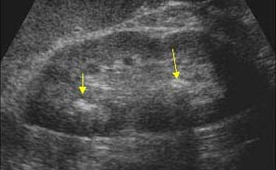
#> input picture cyst.png, 276 x 170 px
$ python glcm.py   (older library calls are emulated)
#> lines starting #> are read from the running program, lines starting #| are printed output that depends on the picture; after the words box and inside, x2 and y2 are one past the last pixel; in counts of white or black regions, pixels touching at a corner belong together
### pre.py
import cv2
import numpy as np
from scipy.interpolate import splprep, splev

def process_image(image_path):
    # Load the kidney image
#> called with image_path = 'cyst.png'
    image = cv2.imread(image_path)
#> image is the input picture: shape (170, 276, 3); mean B, G, R 69.8, 70.2, 70.2

    # Manually provide contour points
    contour_points = np.array([[30, 80], [130, 150], [240, 90], [100, 30]])

    # Use cubic spline method for contour detection
    tck, _ = splprep([contour_points[:, 1], contour_points[:, 0]], s=0)

    # Evaluate spline
    u = np.linspace(0, 1, 100)
    x, y = splev(u, tck)

    # Create a new contour with x, y coordinates
    contour = np.column_stack((y, x)).astype(int)

    # Convert image to grayscale
    gray = cv2.cvtColor(image, cv2.COLOR_BGR2GRAY)

    # Create a mask for the contour
    mask = np.zeros_like(gray)
    cv2.drawContours(mask, [contour], -1, (255), thickness=cv2.FILLED)
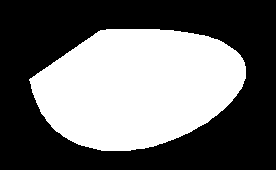
#> mask: shape (170, 276); 42.1% white; 1 white region, box (x1, y1, x2, y2) and area: (29, 29, 246, 151) 19766

    # Rotate the image to 0 degrees
    angle = 0  # You can change this angle if needed
    rows, cols = gray.shape
#> rows = 170; cols = 276
    M = cv2.getRotationMatrix2D((cols/2, rows/2), angle, 1)
#> M = [[1, 0, 0], [0, 1, 0]]
    rotated_image = cv2.warpAffine(gray, M, (cols, rows))

    # Remove background
    result = cv2.bitwise_and(rotated_image, rotated_image, mask=mask)
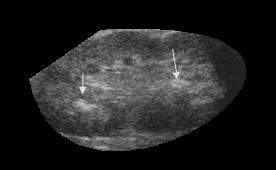
#> result: shape (170, 276); min 0, max 240, mean 34.3

    return result

### glcm.py
import cv2
import numpy as np
from skimage.feature import graycomatrix, graycoprops
from scipy.stats import moment, skew, kurtosis
from skimage.color import rgb2gray
from scipy.stats import entropy
import matplotlib.pyplot as plt
from pre import process_image

def compute_glcm_features(gray_image):
    # Convert image to grayscale
    #gray_image = cv2.cvtColor(image, cv2.COLOR_BGR2GRAY)

    # Compute GLCM
    distances = [1]
    angles = [0]
    glcm = graycomatrix(gray_image, distances=distances, angles=angles, levels=256, symmetric=True, normed=True)

    # Calculate GLCM features
    contrast = graycoprops(glcm, 'contrast')[0, 0]
    correlation = graycoprops(glcm, 'correlation')[0, 0]
    energy = graycoprops(glcm, 'energy')[0, 0]
    homogeneity = graycoprops(glcm, 'homogeneity')[0, 0]
    dissimilarity = graycoprops(glcm, 'dissimilarity')[0, 0]

    # Additional GLCM features
    cluster_prominence_value, cluster_shade_value, sum_variance_value = compute_additional_glcm_features(glcm)

    return contrast, correlation, energy, homogeneity, dissimilarity, cluster_prominence_value, cluster_shade_value, sum_variance_value

def intensity_histogram_analysis(gray_image):
    # Convert image to grayscale
    #gray_image = cv2.cvtColor(image, cv2.COLOR_BGR2GRAY)

    # Compute histogram
    hist = cv2.calcHist([gray_image], [0], None, [256], [0, 256])
#> hist = 256 values, max 27154 at index 0, min 0 at index 1, mean 183.3

    # Compute mean intensity
    mean_intensity = np.mean(gray_image)
#> mean_intensity = 34.3

    # Compute variance
    variance = np.var(gray_image)
#> variance = 2041.4

    # Compute skewness
    skewness = skew(hist.ravel())
#> skewness = 15.83

    # Compute kurtosis
    kurtosis_value = kurtosis(hist.ravel())
#> kurtosis_value = 249.4

    # Compute entropy
    hist_normalized = hist.ravel() / hist.sum()
#> hist_normalized = 256 values, max 0.579 at index 0, min 0 at index 1, mean 0.00391
    entropy_value = entropy(hist_normalized, base=2)
#> entropy_value = 3.88

    return mean_intensity, variance, skewness, kurtosis_value, entropy_value, hist

# Function to compute additional GLCM features
def compute_additional_glcm_features(glcm):
    normalized_glcm = normalize_glcm(glcm)
    cluster_prominence_value = cluster_prominence(normalized_glcm)
    cluster_shade_value = cluster_shade(normalized_glcm)
    sum_variance_value = sum_variance(normalized_glcm)

    return cluster_prominence_value, cluster_shade_value, sum_variance_value

def normalize_glcm(glcm):
    return glcm

# Function to compute cluster prominence
def cluster_prominence(glcm):
    cp = 0
    ux, uy = np.mean(glcm, axis=0), np.mean(glcm, axis=1)
    for i in range(glcm.shape[0]):
        for j in range(glcm.shape[1]):
            cp += ((i + j - ux[i] - uy[j]) ** 4) * glcm[i, j]
    return cp

# Function to compute cluster shade
def cluster_shade(glcm):
    cs = 0
    ux, uy = np.mean(glcm, axis=0), np.mean(glcm, axis=1)
    for i in range(glcm.shape[0]):
        for j in range(glcm.shape[1]):
            cs += ((i + j - ux[i] - uy[j]) ** 3) * glcm[i, j]
    return cs

# Function to compute sum variance
def sum_variance(glcm):
    sv = 0
    ux, uy = np.mean(glcm, axis=0), np.mean(glcm, axis=1)
    for i in range(glcm.shape[0]):
        for j in range(glcm.shape[1]):
            sv += ((i - uy[i]) ** 2 + (j - ux[j]) ** 2) * glcm[i, j]
    return sv

# Load and process the image

#image_path = 'kidney_image.jpg'
image_path = 'cyst.png'
#image_path = 'stone.png'
#image_path = 'bi.png'
#image_path = 'stone2.png'
processed_image = process_image(image_path)

# Perform intensity histogram analysis
mean_intensity, variance, skewness, kurtosis, entropy_value, hist = intensity_histogram_analysis(processed_image)
#> mean_intensity = 34.3; variance = 2041.4; skewness = 15.83; kurtosis = 249.4; entropy_value = 3.88

# Calculate GLCM features
contrast, correlation, energy, homogeneity, dissimilarity, cluster_prominence_value, cluster_shade_value, sum_variance_value = compute_glcm_features(processed_image)
#> in compute_glcm_features, `contrast = graycoprops(glcm, 'contrast')[0, 0]`: contrast = 67.26
#> in compute_glcm_features, `correlation = graycoprops(glcm, 'correlation')[0, 0]`: correlation = 0.984
#> in compute_glcm_features, `energy = graycoprops(glcm, 'energy')[0, 0]`: energy = 0.575
#> in compute_glcm_features, `homogeneity = graycoprops(glcm, 'homogeneity')[0, 0]`: homogeneity = 0.652
#> in compute_glcm_features, `dissimilarity = graycoprops(glcm, 'dissimilarity')[0, 0]`: dissimilarity = 3.06
#> in cluster_prominence, `ux, uy = np.mean(glcm, axis=0), np.mean(glcm, axis=1)`: ux = 256 values, max 0.00225 at index 0, min 0 at index 1, mean 1.53e-05; uy has the same summary as ux
#> after the loop in cluster_prominence, `for i in range(glcm.shape[0]):`: cp = [623613743.7]
#> in cluster_shade, `ux, uy = np.mean(glcm, axis=0), np.mean(glcm, axis=1)`: uy has the same summary as ux in cluster_prominence
#> after the loop in cluster_shade, `for i in range(glcm.shape[0]):`: cs = [2694179.5]
#> in sum_variance, `ux, uy = np.mean(glcm, axis=0), np.mean(glcm, axis=1)`: uy has the same summary as ux in cluster_prominence
#> after the loop in sum_variance, `for i in range(glcm.shape[0]):`: sv = [6458.7]
#> in compute_glcm_features, `cluster_prominence_value, cluster_shade_value, sum_variance_value = co..`: cluster_prominence_value = [623613743.7]; cluster_shade_value = [2694179.5]; sum_variance_value = [6458.7]
#> contrast = 67.26; correlation = 0.984; energy = 0.575; homogeneity = 0.652; dissimilarity = 3.06; cluster_prominence_value = [623613743.7]; cluster_shade_value = [2694179.5]; sum_variance_value = [6458.7]

# Limit values to 4 digits after the decimal point
mean_intensity = round(mean_intensity, 4)
variance = round(variance/1e7, 4)
#> variance = 0.0002
skewness = round(skewness/3, 4)
#> skewness = 5.28
kurtosis = round(kurtosis/5, 4)
#> kurtosis = 49.88
entropy_value = round(entropy_value, 4)
contrast = round(contrast, 4)
correlation = round(correlation, 4)
energy = round(energy, 4)
homogeneity = round(homogeneity, 4)
dissimilarity = round(dissimilarity, 4)
cluster_prominence_value = round(cluster_prominence_value.item()/3000000, 4)
#> cluster_prominence_value = 207.9
cluster_shade_value = round(cluster_shade_value.item()/100000, 4)
#> cluster_shade_value = 26.94
sum_variance_value = round(sum_variance_value.item()/500, 4)
#> sum_variance_value = 12.92


# Display the computed statistical properties
print("Mean:", mean_intensity)
#| Mean: 34.2967
print("Variance:", variance)
#| Variance: 0.0002
print("Skewness:", skewness)
#| Skewness: 5.2771
print("Kurtosis:", kurtosis)
#| Kurtosis: 49.8841
print("Entropy:", entropy_value)
#| Entropy: 3.8798

# Display GLCM features
print("Contrast:", contrast)
#| Contrast: 67.2646
print("Correlation:", correlation)
#| Correlation: 0.9836
print("Energy:", energy)
#| Energy: 0.5747
print("Homogeneity:", homogeneity)
#| Homogeneity: 0.6524
print("Dissimilarity:", dissimilarity)
#| Dissimilarity: 3.063
print("Cluster Prominence:", cluster_prominence_value)
#| Cluster Prominence: 207.8712
print("Cluster Shade:", cluster_shade_value)
#| Cluster Shade: 26.9418
print("Sum Variance:", sum_variance_value)
#| Sum Variance: 12.9175

# Plotting intensity histogram
plt.figure(figsize=(8, 6))
plt.plot(hist)
plt.title('Intensity Histogram')
plt.xlabel('Pixel Intensity')
plt.ylabel('Frequency')
plt.show()
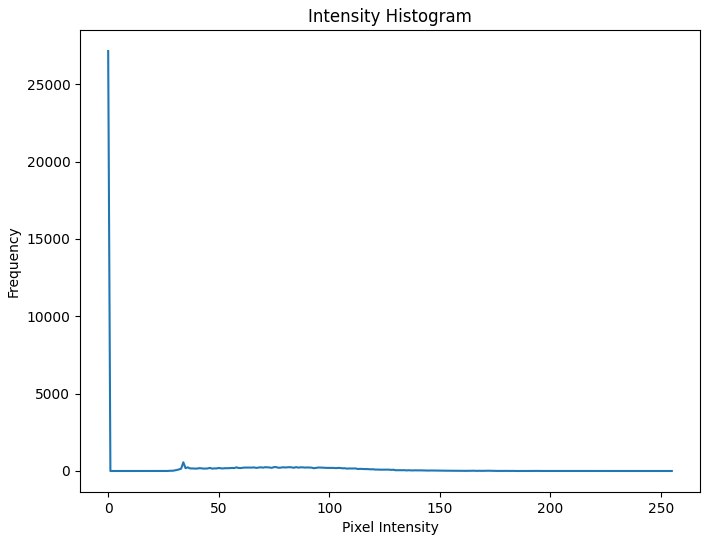
#> figure drawn by matplotlib, 1 panel; curve peaks at x = 0, y = 27154

# Plotting intensity histogram elements
elements = ['Mean Intensity', 'Variance', 'Skewness', 'Kurtosis', 'Entropy']
values = [mean_intensity, variance, skewness, kurtosis, entropy_value]
#> values = [34.3, 0.0002, 5.28, 49.88, 3.88]
plt.figure(figsize=(8, 6))
plt.bar(elements, values)
plt.title('Intensity Histogram Elements')
plt.ylabel('Value')
plt.show()
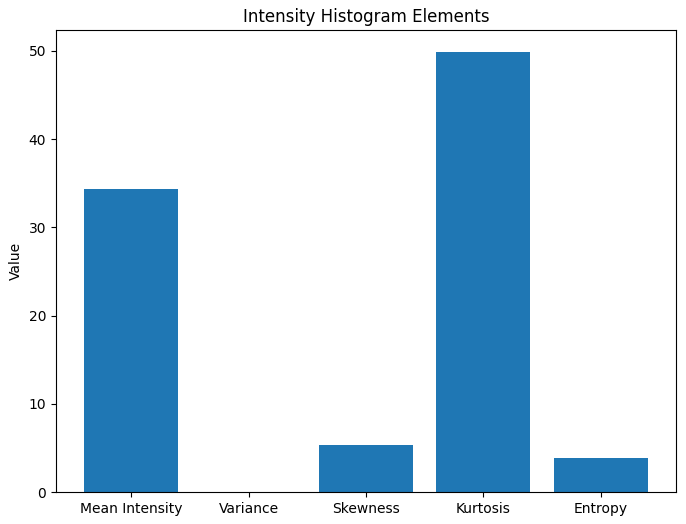
#> figure drawn by matplotlib, 1 panel; tallest bar 49.88 high, from x = 2.6 to 3.4

# Plotting GLCM features
glcm_features = ['Contrast', 'Correlation', 'Energy', 'Homogeneity', 'Dissimilarity', 'Cluster Prominence', 'Cluster Shade', 'Sum Variance']
glcm_values = [contrast, correlation, energy, homogeneity, dissimilarity, cluster_prominence_value, cluster_shade_value, sum_variance_value]
#> glcm_values = [67.26, 0.984, 0.575, 0.652, 3.06, 207.9, 26.94, 12.92]
plt.figure(figsize=(8, 6))
plt.bar(glcm_features, glcm_values)
plt.title('GLCM Features')
plt.ylabel('Value')
plt.xticks(rotation=45)
plt.show()
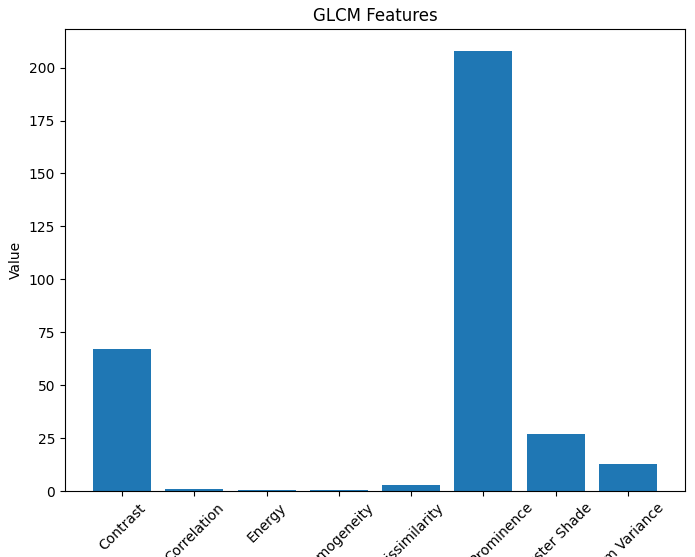
#> figure drawn by matplotlib, 1 panel; tallest bar 207.9 high, from x = 4.6 to 5.4

$ run again, with kidney_image.jpg saved as cyst.png
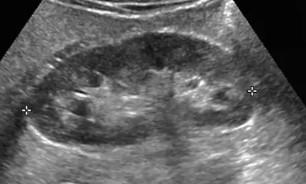
#> input picture kidney_image.jpg, 306 x 184 px
#> in process_image, image is the input picture: shape (184, 306, 3); min 0, max 255, mean 95.3
#> in process_image, `cv2.drawContours(mask, [contour], -1, (255), thickness=cv2.FILLED)`:
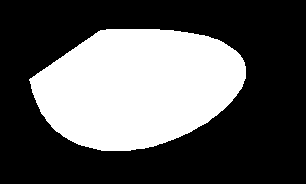
#> mask: shape (184, 306); 35.1% white; 1 white region, box (x1, y1, x2, y2) and area: (29, 29, 246, 151) 19766
#> in intensity_histogram_analysis, `hist = cv2.calcHist([gray_image], [0], None, [256], [0, 256])`: hist = 256 values, max 36538 at index 0, min 0 at index 1, mean 219.9
#> in intensity_histogram_analysis, `mean_intensity = np.mean(gray_image)`: mean_intensity = 32.4
#> in intensity_histogram_analysis, `variance = np.var(gray_image)`: variance = 2412.9
#> in intensity_histogram_analysis, `skewness = skew(hist.ravel())`: skewness = 15.88
#> kurtosis_value = 250.4
#> hist_normalized = 256 values, max 0.649 at index 0, min 0 at index 1, mean 0.00391
#> in intensity_histogram_analysis, `entropy_value = entropy(hist_normalized, base=2)`: entropy_value = 3.44
#> `mean_intensity, variance, skewness, kurtosis, entropy_value, hist = in..`: mean_intensity = 32.4; variance = 2412.9; skewness = 15.88; kurtosis = 250.4; entropy_value = 3.44
#> in compute_glcm_features, `contrast = graycoprops(glcm, 'contrast')[0, 0]`: contrast = 64.31
#> in compute_glcm_features, `correlation = graycoprops(glcm, 'correlation')[0, 0]`: correlation = 0.987
#> in compute_glcm_features, `energy = graycoprops(glcm, 'energy')[0, 0]`: energy = 0.646
#> in compute_glcm_features, `homogeneity = graycoprops(glcm, 'homogeneity')[0, 0]`: homogeneity = 0.709
#> in compute_glcm_features, `dissimilarity = graycoprops(glcm, 'dissimilarity')[0, 0]`: dissimilarity = 2.45
#> in cluster_prominence, `ux, uy = np.mean(glcm, axis=0), np.mean(glcm, axis=1)`: ux = 256 values, max 0.00253 at index 0, min 0 at index 1, mean 1.53e-05; uy has the same summary as ux
#> after the loop in cluster_prominence, `for i in range(glcm.shape[0]):`: cp = [887389870]
#> in cluster_shade, `ux, uy = np.mean(glcm, axis=0), np.mean(glcm, axis=1)`: uy has the same summary as ux in cluster_prominence
#> after the loop in cluster_shade, `for i in range(glcm.shape[0]):`: cs = [3329100.9]
#> in sum_variance, `ux, uy = np.mean(glcm, axis=0), np.mean(glcm, axis=1)`: uy has the same summary as ux in cluster_prominence
#> after the loop in sum_variance, `for i in range(glcm.shape[0]):`: sv = [6947.6]
#> in compute_glcm_features, `cluster_prominence_value, cluster_shade_value, sum_variance_value = co..`: cluster_prominence_value = [887389870]; cluster_shade_value = [3329100.9]; sum_variance_value = [6947.6]
#> `contrast, correlation, energy, homogeneity, dissimilarity, cluster_pro..`: contrast = 64.31; correlation = 0.987; energy = 0.646; homogeneity = 0.709; dissimilarity = 2.45; cluster_prominence_value = [887389870]; cluster_shade_value = [3329100.9]; sum_variance_value = [6947.6]
#> `variance = round(variance/1e7, 4)`: variance = 0.0002
#> `skewness = round(skewness/3, 4)`: skewness = 5.29
#> `kurtosis = round(kurtosis/5, 4)`: kurtosis = 50.08
#> `cluster_prominence_value = round(cluster_prominence_value.item()/30000..`: cluster_prominence_value = 295.8
#> `cluster_shade_value = round(cluster_shade_value.item()/100000, 4)`: cluster_shade_value = 33.29
#> `sum_variance_value = round(sum_variance_value.item()/500, 4)`: sum_variance_value = 13.9
#| Mean: 32.3969
#| Variance: 0.0002
#| Skewness: 5.2921
#| Kurtosis: 50.0752
#| Entropy: 3.4404
#| Contrast: 64.3084
#| Correlation: 0.9867
#| Energy: 0.6457
#| Homogeneity: 0.7094
#| Dissimilarity: 2.4492
#| Cluster Prominence: 295.7966
#| Cluster Shade: 33.291
#| Sum Variance: 13.8953
#> values = [32.4, 0.0002, 5.29, 50.08, 3.44]
#> glcm_values = [64.31, 0.987, 0.646, 0.709, 2.45, 295.8, 33.29, 13.9]
#> `plt.show()`:
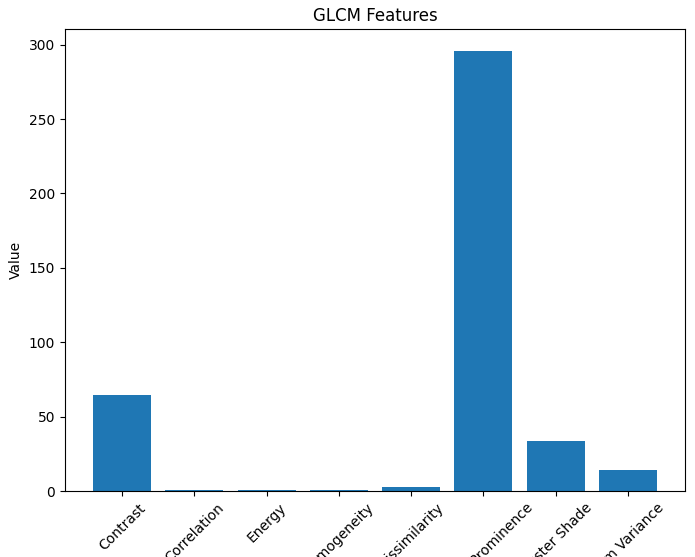
#> figure drawn by matplotlib, 1 panel; tallest bar 295.8 high, from x = 4.6 to 5.4

$ run again, with bi.png copied over cyst.png
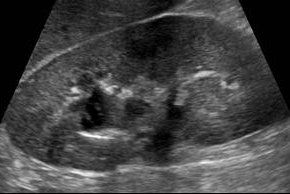
#> input picture bi.png, 290 x 194 px
#> in process_image, image is the input picture: shape (194, 290, 3); min 0, max 255, mean 65.7
#> in process_image, `cv2.drawContours(mask, [contour], -1, (255), thickness=cv2.FILLED)`:
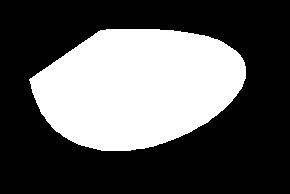
#> mask: shape (194, 290); 35.1% white; 1 white region, box (x1, y1, x2, y2) and area: (29, 29, 246, 151) 19766
#> in intensity_histogram_analysis, `hist = cv2.calcHist([gray_image], [0], None, [256], [0, 256])`: hist = 256 values, max 36641 at index 0, min 0 at index 211, mean 219.8
#> in intensity_histogram_analysis, `mean_intensity = np.mean(gray_image)`: mean_intensity = 23.15
#> in intensity_histogram_analysis, `variance = np.var(gray_image)`: variance = 1425
#> in intensity_histogram_analysis, `skewness = skew(hist.ravel())`: skewness = 15.87
#> kurtosis_value = 250.3
#> hist_normalized = 256 values, max 0.651 at index 0, min 0 at index 211, mean 0.00391
#> in intensity_histogram_analysis, `entropy_value = entropy(hist_normalized, base=2)`: entropy_value = 3.39
#> `mean_intensity, variance, skewness, kurtosis, entropy_value, hist = in..`: mean_intensity = 23.15; variance = 1425; skewness = 15.87; kurtosis = 250.3; entropy_value = 3.39
#> in compute_glcm_features, `contrast = graycoprops(glcm, 'contrast')[0, 0]`: contrast = 43.89
#> in compute_glcm_features, `correlation = graycoprops(glcm, 'correlation')[0, 0]`: correlation = 0.985
#> in compute_glcm_features, `energy = graycoprops(glcm, 'energy')[0, 0]`: energy = 0.647
#> in compute_glcm_features, `homogeneity = graycoprops(glcm, 'homogeneity')[0, 0]`: homogeneity = 0.706
#> in compute_glcm_features, `dissimilarity = graycoprops(glcm, 'dissimilarity')[0, 0]`: dissimilarity = 2.35
#> in cluster_prominence, `ux, uy = np.mean(glcm, axis=0), np.mean(glcm, axis=1)`: ux = 256 values, max 0.00254 at index 0, min 0 at index 211, mean 1.53e-05; uy has the same summary as ux
#> after the loop in cluster_prominence, `for i in range(glcm.shape[0]):`: cp = [377720097.9]
#> in cluster_shade, `ux, uy = np.mean(glcm, axis=0), np.mean(glcm, axis=1)`: uy has the same summary as ux in cluster_prominence
#> after the loop in cluster_shade, `for i in range(glcm.shape[0]):`: cs = [1581927.8]
#> in sum_variance, `ux, uy = np.mean(glcm, axis=0), np.mean(glcm, axis=1)`: uy has the same summary as ux in cluster_prominence
#> after the loop in sum_variance, `for i in range(glcm.shape[0]):`: sv = [3935.2]
#> in compute_glcm_features, `cluster_prominence_value, cluster_shade_value, sum_variance_value = co..`: cluster_prominence_value = [377720097.9]; cluster_shade_value = [1581927.8]; sum_variance_value = [3935.2]
#> `contrast, correlation, energy, homogeneity, dissimilarity, cluster_pro..`: contrast = 43.89; correlation = 0.985; energy = 0.647; homogeneity = 0.706; dissimilarity = 2.35; cluster_prominence_value = [377720097.9]; cluster_shade_value = [1581927.8]; sum_variance_value = [3935.2]
#> `variance = round(variance/1e7, 4)`: variance = 0.0001
#> `skewness = round(skewness/3, 4)`: skewness = 5.29
#> `kurtosis = round(kurtosis/5, 4)`: kurtosis = 50.06
#> `cluster_prominence_value = round(cluster_prominence_value.item()/30000..`: cluster_prominence_value = 125.9
#> `cluster_shade_value = round(cluster_shade_value.item()/100000, 4)`: cluster_shade_value = 15.82
#> `sum_variance_value = round(sum_variance_value.item()/500, 4)`: sum_variance_value = 7.87
#| Mean: 23.1477
#| Variance: 0.0001
#| Skewness: 5.2906
#| Kurtosis: 50.0556
#| Entropy: 3.3933
#| Contrast: 43.8881
#| Correlation: 0.9846
#| Energy: 0.6466
#| Homogeneity: 0.7061
#| Dissimilarity: 2.3541
#| Cluster Prominence: 125.9067
#| Cluster Shade: 15.8193
#| Sum Variance: 7.8704
#> values = [23.15, 0.0001, 5.29, 50.06, 3.39]
#> glcm_values = [43.89, 0.985, 0.647, 0.706, 2.35, 125.9, 15.82, 7.87]
#> `plt.show()`:
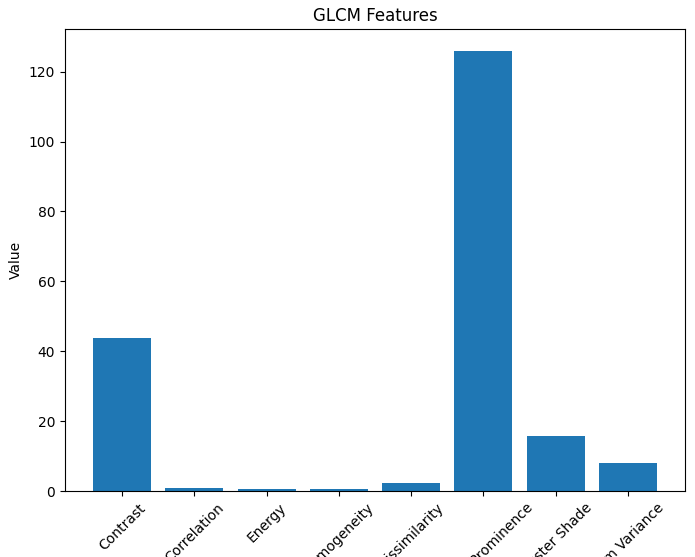
#> figure drawn by matplotlib, 1 panel; tallest bar 125.9 high, from x = 4.6 to 5.4
